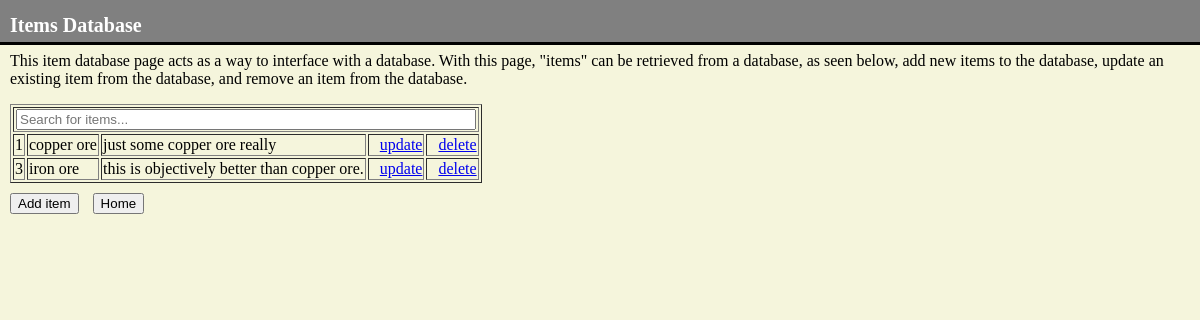
Page /items/ on the earlier database version.
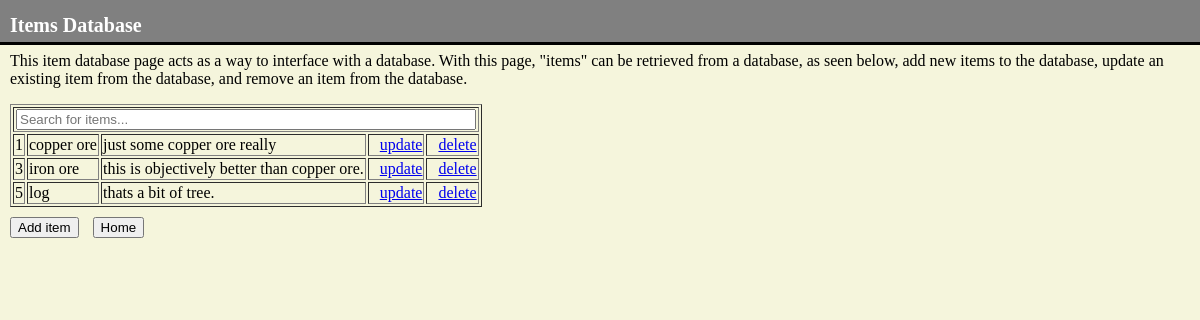
Same page on the later database version.
### items/models.py (models this page shows)
class Items(models.Model):
  itemname = models.CharField(max_length=255)
  itemdesc = models.CharField(max_length=255)

### items/views.py (the view)
# urls.py: path('', views.index, name='index'),
def index (request) :
    items = Items.objects.all().values()
    template = loader.get_template('index.html')
    context = {
        'items' : items,
    }
    return HttpResponse(template.render(context, request))

### items/templates/index.html (shortened to what this page needs)
<!DOCTYPE html>
{% load static %}
<HTML>
    <head>
        <link rel="stylesheet" href="{% static 'items/index.css' %}">
    </head>
<body>
<div class = "header">
    <h1>Items Database</h1>
</div>
<br><br>
<p>This item database page acts as a way to interface with a database.
With this page, "items" can be retrieved from a database, as seen below,
add new items to the database, update an existing item from the database,
and remove an item from the database.
</p>
<div id="itemContainer" class="container">
    <table border="1", id="itemsTable">
        <th colspan="5"><input type="text" id="itemInput" placeholder="Search for items..." onkeyup='searchTable()'></input></th>
        {% for item in items %}
        <tr>
        <td>{{ item.id }}</td>
        <td>{{ item.itemname }}</td>
        <td>{{ item.itemdesc }}</td>
        <td><a href="update/{{ item.id }}">update</a></td>
        <td><a href="delete/{{ item.id }}">delete</a></td>
        </tr>
        {% endfor %}
        </table>
</div>
<div id="buttonContainer" class="buttonContainer">
    <a href="add/"><button>Add item</button></a>
    <a href="/"><button>Home</button></a>
</div>
</body>
</HTML>

Differences in the rows shown:
added Items: id "5", itemname "log", itemdesc "thats a bit of tree."
